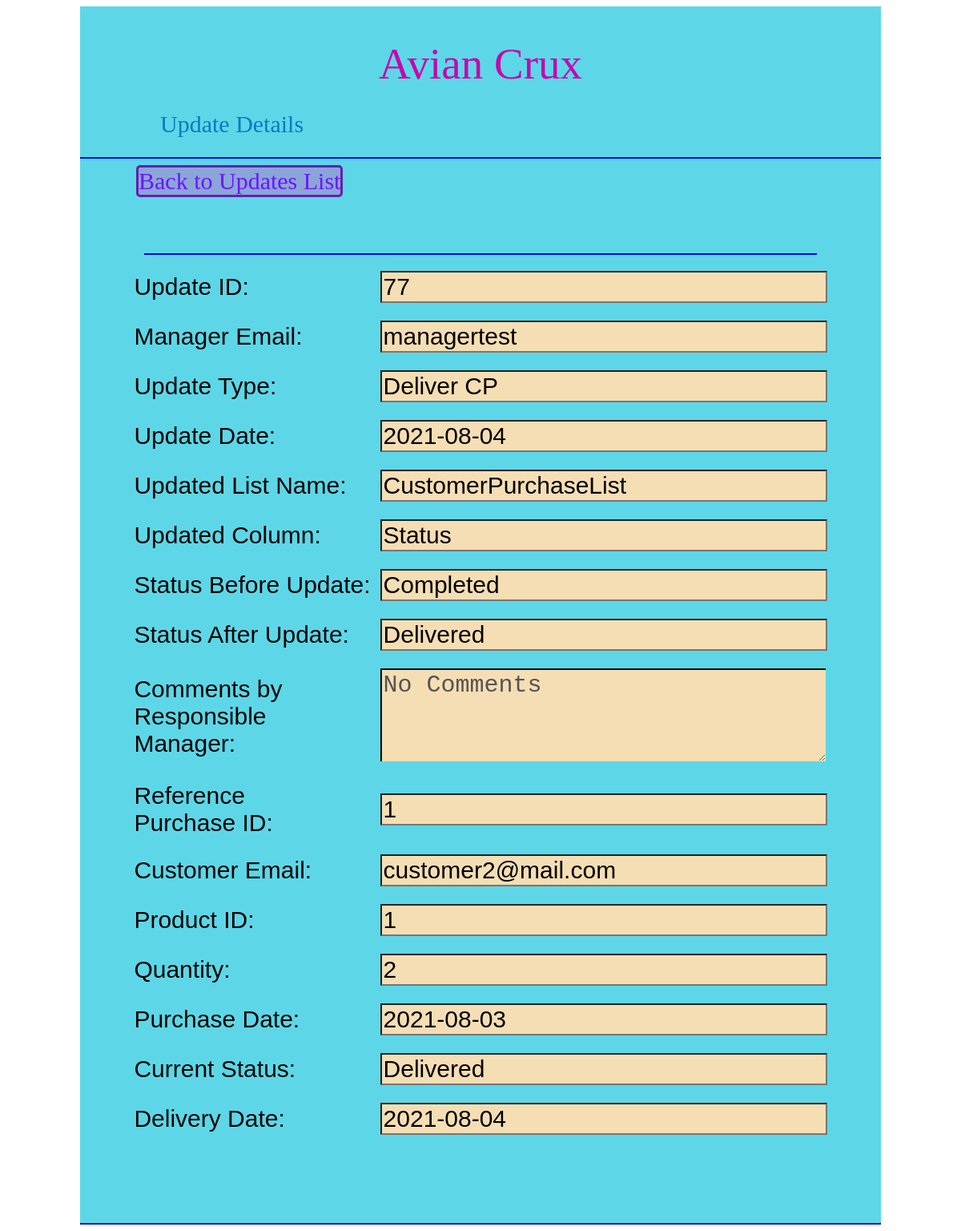
/AdminUpdateListDetail.php?UpdateDetail=77, run on the app's committed database.
### tables this page shows
CREATE TABLE `updatelist` (
  `UpdateID` int(11) NOT NULL,
  `UserEmail` varchar(30) NOT NULL,
  `UpdateType` varchar(20) NOT NULL,
  `UpdateDate` date NOT NULL,
  `UpdatedListName` varchar(50) DEFAULT NULL,
  `UpdatedListColumn` varchar(50) DEFAULT NULL,
  `StatusBeforeUpdate` varchar(255) DEFAULT NULL,
  `StatusAfterUpdate` varchar(255) DEFAULT NULL,
  `UpdateComments` varchar(255) DEFAULT NULL,
  `PurchaseID` int(11) DEFAULT NULL
);

CREATE TABLE `customerpurchaselist` (
  `PurchaseID` int(11) NOT NULL,
  `UserEmail` varchar(30) NOT NULL,
  `Quantity` int(11) NOT NULL,
  `ProductID` int(11) NOT NULL,
  `Status` varchar(50) NOT NULL,
  `PurchaseDate` date DEFAULT NULL,
  `DeliveryDate` date DEFAULT NULL,
  `ManagerID` int(11) DEFAULT NULL
);

### AdminUpdateListDetail.php (the view, shortened to what this page needs)
<?php session_start();
include_once 'connection.php';
$UpdateID=$_GET['UpdateDetail'];
$sqlquery5= "Select updatelist.UpdateID ,updatelist.UserEmail as 'ManagerEmail',updatelist.UpdateType ,updatelist.UpdateDate ,updatelist.UpdatedListName ,updatelist.UpdatedListName ,updatelist.UpdatedListColumn ,updatelist.StatusBeforeUpdate ,updatelist.StatusAfterUpdate ,updatelist.UpdateComments ,updatelist.PurchaseID , customerpurchaselist.ProductID as ProductID ,customerpurchaselist.UserEmail as 'CustomerEmail' ,customerpurchaselist.Quantity ,customerpurchaselist.Status ,customerpurchaselist.PurchaseDate ,customerpurchaselist.DeliveryDate From updatelist LEFT JOIN customerpurchaselist ON updatelist.PurchaseID = customerpurchaselist.PurchaseID Where updatelist.UpdateID = $UpdateID;";
$result5 = mysqli_query($conn, $sqlquery5);
$resultcheck5 = mysqli_num_rows($result5) ;
if ($resultcheck5 == 1){
    $row = mysqli_fetch_assoc($result5);
    $ManagerEmail = $row['ManagerEmail'];
    $UpdateType = $row['UpdateType'];
    $ProductID = $row['ProductID'];
    $UpdateDate = $row['UpdateDate'];
    $UpdatedListName = $row['UpdatedListName'];
    $UpdatedListColumn = $row['UpdatedListColumn'];
    $StatusBeforeUpdate = $row['StatusBeforeUpdate'];
    $StatusAfterUpdate = $row['StatusAfterUpdate'];
    $UpdateComments = $row['UpdateComments'];
    if(!empty($row['CustomerEmail'])){
    $PurchaseID = $row['PurchaseID'];
    $CustomerEmail = $row['CustomerEmail'];
    $Quantity = $row['Quantity'];
    $Status = $row['Status'];
    $PurchaseDate = $row['PurchaseDate'];
    $DeliveryDate = $row['DeliveryDate'];
}}
?>
<!DOCTYPE html>
<html lang="en">
<head>
    <link href="allin1css.css" rel="stylesheet"  type="text/css"/>
</head>
<body>
    <center>
<div id="contain">
    <div id="header"><center><div id= "pagetype">Avian Crux</div></center></div>
    <div id="menu" class="welcome">Update Details</div>
    <hr class="lining">
    <div id="menu" >
        <div id="firstconn"><a href="AdminUpdateList.php" class="deco">Back to Updates List</a></div>
    </div>
    <br>
    <br>
    <br>
    <br>
    <form id="UpdateList" action="ManagerUpdateProductList.php" method="POST" enctype ="multipart/form-data">
<table id="UpdateList">
<tr>
    <td><label class="formlabel" for="UpdateID">Update ID:</label></td>
    <td><input id="disablednum" class="forminput" type="number" name="UpdateID" value="<?php echo $UpdateID ?>"></input></td>
</tr><tr>
    <td><label class="formlabel" for="ManagerEmail">Manager Email:</label></td>
    <td><input id="disablednum" class="forminput" type="text" name="ManagerEmail" value="<?php echo $ManagerEmail; ?>"></input></td>
</tr><tr>
    <td><label class="formlabel" for="UpdateType">Update Type:</label></td>
    <td><input id="disablednum" class="forminput" type="text" name="UpdateType" value="<?php echo $UpdateType; ?>"></input></td>
</tr><tr>
    <td><label class="formlabel" for="UpdateDate">Update Date:</label></td>
    <td><input id="disablednum" class="forminput" type="text" name="UpdateDate" value="<?php echo $UpdateDate; ?>"></input></td>
</tr><tr>
    <td><label class="formlabel" for="UpdatedListName">Updated List Name:</label></td>
    <td><input id="disablednum" class="forminput" type="text" name="UpdatedListName" value="<?php echo $UpdatedListName; ?>"></input></td>
</tr><tr>
    <td><label class="formlabel" for="UpdatedListColumn">Updated Column:</label></td>
    <td><input id="disablednum" class="forminput" type="text" name="UpdatedListColumn" value="<?php echo $UpdatedListColumn; ?>"></input></td>
</tr><tr>
    <td><label class="formlabel" for="StatusBeforeUpdate">Status Before Update:</label></td>
    <td><input id="disablednum" class="forminput" type="text" name="StatusBeforeUpdate" value="<?php echo $StatusBeforeUpdate; ?>"></input></td>
</tr><tr>
    <td><label class="formlabel" for="StatusAfterUpdate">Status After Update:</label></td>
    <td><input id="disablednum" class="forminput" type="text" name="StatusAfterUpdate" value="<?php echo $StatusAfterUpdate; ?>"></input></td>
</tr><tr>
    <td><label class="formlabel" for="UpdateComments">Comments by<br>Responsible<br>Manager:</label></td>
    <td><textarea id="longimput" class="forminput" name="UpdateComments" row="5" disabled><?php echo $UpdateComments; ?></textarea></td>
</tr><?php  if(!empty($PurchaseID)){  ?><tr>
    <center>
    <div style= "width: 840px;"><hr class="lining"></div>
</center>
    <td><label class="formlabel" for="PurchaseID">Reference<br>Purchase ID:</label></td>
    <td><input id="disablednum" class="forminput" type="text" name="PurchaseID" value="<?php echo $PurchaseID; ?>"></input></td>
</tr><tr>
    <td><label class="formlabel" for="CustomerEmail">Customer Email:</label></td>
    <td><input id="disablednum" class="forminput" type="text" name="CustomerEmail" value="<?php echo $CustomerEmail; ?>"></input></td>
</tr><tr>
    <td><label class="formlabel" for="ProductID">Product ID:</label></td>
    <td><input id="disablednum" class="forminput" type="text" name="ProductID" value="<?php echo $ProductID; ?>"></input></td>
</tr><tr>
    <td><label class="formlabel" for="Quantity">Quantity:</label></td>
    <td><input id="disablednum" class="forminput" type="text" name="Quantity" value="<?php echo $Quantity; ?>"></input></td>
</tr><tr>
    <td><label class="formlabel" for="PurchaseDate">Purchase Date:</label></td>
    <td><input id="disablednum" class="forminput" type="text" name="PurchaseDate" value="<?php echo $PurchaseDate; ?>"></input></td>
</tr><tr>
    <td><label class="formlabel" for="Status">Current Status:</label></td>
    <td><input id="disablednum" class="forminput" type="text" name="Status" value="<?php echo $Status; ?>"></input></td>
</tr><tr>
    <td><label class="formlabel" for="DeliveryDate">Delivery Date:</label></td>
    <td><input id="disablednum" class="forminput" type="text" name="DeliveryDate" value="<?php echo $DeliveryDate; ?>"></input></td>
</tr>
<?php
}
?>
</table>
</form>
    <div style="height:90px;"></div>
    <hr class="lining">
</center>
</body>

### allin1css.css (style rules this page uses)
#contain { background-color:rgb(93, 215, 231); width:1000px; }
#header { padding-top: 20px; height:110px; width:1000px; font-size:80px; text-align: center; }
#pagetype { padding-top: 20px; height:100px; width:300px; font-size:55px; text-align: center; color : rgb(199, 5, 173); }
#menu { font-size: 30px; height:30px; width:1000px; color : rgb(6, 124, 192); }
.welcome { text-align: left; padding-left: 100px; padding-bottom: 20px; }
#firstconn { float:left; margin-left: 70px; background-color: rgb(138, 166, 216); border-color: rgb(100, 30, 180); border-width: 3px; border-style: solid; border-radius: 5px; }
.deco { color : rgb(110, 20, 255); text-decoration: none; }
.lining { border-color : rgb(5, 2, 202) }
tr, td { padding: 10px 5px; }
.forminput { width: 550px; font-size: 30px; background-color: wheat; }
.formlabel { width: 100px; font-size: 30px; font-family: Impact, Haettenschweiler, 'Arial Narrow Bold', sans-serif; }
#disablednum { pointer-events:none; }
#longimput { height: 110px; border-color: #000; border-width: 2px 0px 0px 2px; border-style: solid; }

### data on the page
updatelist: ManagerEmail "managertest", UpdateType "Deliver CP", UpdateDate "2021-08-04", UpdatedListName "CustomerPurchaseList", UpdatedListColumn "Status", StatusBeforeUpdate "Completed", StatusAfterUpdate "Delivered", UpdateComments "No Comments", PurchaseID "1", CustomerEmail "customer2@mail.com", ProductID "1", Quantity "2", PurchaseDate "2021-08-03", Status "Delivered", DeliveryDate "2021-08-04"
